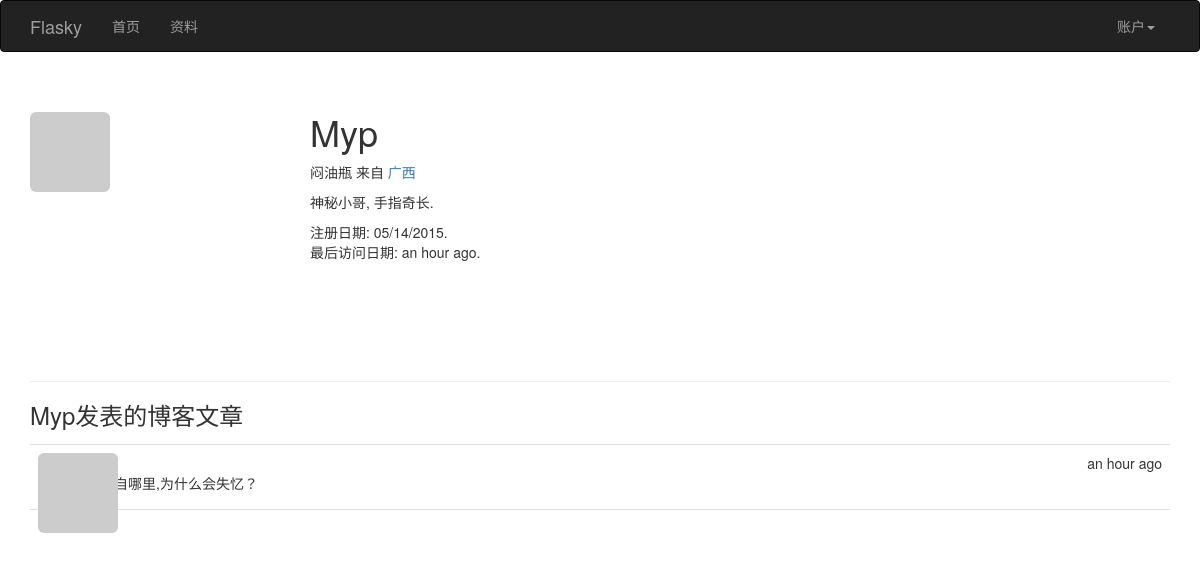
Page /user/Myp (signed in) on the committed database.
### app/models.py (models this page shows, shortened)
class User(UserMixin, db.Model):
              __tablename__ = 'users'                                       #表名 users
              id = db.Column(db.Integer, primary_key=True)                  #列名 id
              email = db.Column(db.String(64), unique=True, index=True)     #列名 email （用户使用电子邮件进行登录）
              username = db.Column(db.String(64), unique=True, index=True)  #列名 username
              role_id = db.Column(db.Integer, db.ForeignKey('roles.id'))
              password_hash = db.Column(db.String(128))                     #列名: 密码哈希散列
              confirmed = db.Column(db.Boolean, default=False)              #列名: 注册用户确认 (1表示已验证, 0表示没有验证)
              name = db.Column(db.String(64))                               #列名: 真实姓名
              location = db.Column(db.String(64))                           #列名: 所在地
              about_me = db.Column(db.Text())                               #列名: 自我介绍
              member_since = db.Column(db.DateTime(), default=datetime.utcnow)  #列名: 注册日期
              last_seen = db.Column(db.DateTime(), default=datetime.utcnow)     #列名: 最后访问日期
              avatar_hash = db.Column(db.String(32))  #Gravatar头像生成的MD5值
              posts = db.relationship('Post', backref='author', lazy='dynamic') #外链到posts文章表
              @property  #@property作用是将方法函数变成了属性
              def password(self):
                            '''  password的只读属性(如果试图读取password属性的值,则会返回错误)  '''
                            raise AttributeError('password is not a readable attribute')
              def can(self, permissions):
                            return self.role is not None and \
                                   (self.role.permissions & permissions) == permissions
              def is_administrator(self):
                            return self.can(Permission.ADMINISTER)
              def ping(self):
                            self.last_seen = datetime.utcnow()
                            db.session.add(self)
              def gravatar(self, size=100, default='identicon', rating='g'):
                            if request.is_secure:
                                          url = 'https://secure.gravatar.com/avatar'
                            else:
                                          url = 'http://www.gravatar.com/avatar'
                            hash = self.avatar_hash or hashlib.md5(self.email.encode('utf-8')).hexdigest()
                            return '{url}/{hash}?s={size}&d={default}&r={rating}'.format(url=url, hash=hash, size=size, default=default, rating=rating)

class Post(db.Model):
              __tablename__ = 'posts'  #表名: posts
              id = db.Column(db.Integer, primary_key=True)  #列名： 文章id
              body = db.Column(db.Text)                     #列名:  文章内容
              timestamp = db.Column(db.DateTime, index=True, default=datetime.utcnow) #列名：时间戳
              author_id = db.Column(db.Integer, db.ForeignKey('users.id'))     #作者id 链接到users表的id

### app/main/views.py (the view)
@main.route('/user/<username>')
def user(username):
    user = User.query.filter_by(username=username).first()
    if user is None:
        abort(404)
    posts = user.posts.order_by(Post.timestamp.desc()).all() #获取该用户的博客文章资料页路由
    return render_template('user.html', user=user, posts=posts)

### app/auth/views.py (called while the page is built)
@auth.before_app_request
def before_request():
              ''' 2.更新已登录用户的访问时间 '''
              if current_user.is_authenticated():
                            current_user.ping()   #更新已登录用户的访问时间
                            if not current_user.confirmed \
                               and request.endpoint[:5] != 'auth.' \
                               and request.endpoint != 'static':
                                          return redirect(url_for('auth.unconfirmed'))

### app/main/__init__.py (called while the page is built)
@main.app_context_processor
def inject_permissions():
              return dict(Permission=Permission)

### app/models.py (called while the page is built)
@login_manager.user_loader
def load_user(user_id):
              return User.query.get(int(user_id))

### app/templates/user.html (shortened to what this page needs)
{% extends "base.html" %}
{% block page_content %}
<div class="page-header">
<img class="img-rounded profile-thumbnail" src="{{ user.gravatar(size=256) }}">
<div class="profile-header">
<h1> {{ user.username }} </h1>
{% if user.name or user.location %}
              <p>
              {% if user.name  %}
                            {{ user.name }}
              {% endif %}
              {% if user.location %}
                           来自 <a href="http://maps.baidu.com/?q={{ user.location }}" target="_blank" >{{ user.location}} </a>
              {% endif %}
              </p>
{% endif %}
{% if user.about_me %}
              <p>
              {{ user.about_me }}
              </p>
{% endif %}
<p>
注册日期:  {{ moment(user.member_since).format('L') }}.
最后访问日期: {{ moment(user.last_seen).fromNow() }}.
</p>
</div>
</div>
<h3>{{ user.username }}发表的博客文章 </h3>
{% include '_posts.html' %}
{% endblock %}

### app/templates/_posts.html
<ul class="posts">
{% for post in posts %}
<li class="post">
   <div class="post-thumbnail">
      <a href="{{ url_for('.user', username=post.author.username) }}">
      <img class="img-rounded profile-thumbnail" src="{{ post.author.gravatar(size=40) }}">
      </a>
   </div>
  <div class="post-content">
    <div class="post-date">{{ moment(post.timestamp).fromNow() }}</div>
    <div class="post-author"><a href="{{ url_for('.user', username=post.author.username) }}">{{ post.author.username }}</a></div>
    <div class="post-body">{{ post.body }}</div>
  </div>
</li>
{% endfor %}
</ul>

### app/static/styles.css (style rules this page uses)
.profile-thumbnail { position: absolute; }
.profile-header { min-height: 260px; margin-left: 280px; }
ul.posts { list-style-type: none; padding: 0px; margin: 16px 0px 0px 0px; border-top: 1px solid #e0e0e0; }
ul.posts li.post { padding: 8px; border-bottom: 1px solid #e0e0e0; }
div.post-date { float: right; }
div.post-author { font-weight: bold; }
div.post-thumbnail { position: absolute; }
div.post-content { margin-left: 48px; min-height: 48px; }

### rows in the picture
User: username "Myp", name "闷油瓶", location "广西", about_me "神秘小哥, 手指奇长.", member_since "05/14/2015", last_seen "an hour ago"
Post: timestamp "an hour ago", body "我来自哪里,为什么会失忆？"
